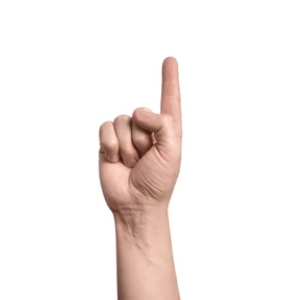
#> input picture Hand_Gesture/image01.jpg, 300 x 300 px, given in place of the camera
$ python fingers_detect.py
#> lines starting #> are read from the running program, lines starting #| are printed output that depends on the picture; after the words box and inside, x2 and y2 are one past the last pixel; in counts of white or black regions, pixels touching at a corner belong together; long printed decimals are rounded
import cv2
import numpy as np
import math
from PIL import Image

#전역변수선언
result = 0
score = 0
myanswer =None

#함수선언
def my_score():
    global score
    global result
    if result == myanswer:
        result = 0
        score += 100

def img1():
    global result
    result = 1

def img2():
    global result
    result = 2

def img3():
    global result
    result = 3

def img4():
    global result
    result = 4

def img5():
    global result
    result = 5

def img6():
    global result
    result = 6

def img7():
    global result
    result = 7

def img8():
    global result
    result = 8

def img9():
    global result
    result = 9

def img10():
    global result
    result = 10


#capturing the video
cap = cv2.VideoCapture(0)
img1()
while(cap.isOpened()):
    try:
        ret, hand = cap.read()
#> hand is the input picture: shape (300, 300, 3); mean B, G, R 237.5, 239.9, 246.6
        hand=cv2.flip(hand,1)
        if ret == True:
            pass

        #making the img of dimension
        hand =hand[100:700,100:700]
#> hand: shape (200, 200, 3)

        #using hsv we detect the color of skin
        hsv = cv2.cvtColor(hand, cv2.COLOR_BGR2HSV)
#> hsv: shape (200, 200, 3); mean H, S, V 4.6, 25.7, 236.9
        lower_skin = np.array([0, 58, 30], dtype = "uint8")
        upper_skin = np.array([33, 255, 255], dtype = "uint8")

        #applying mask to extract skin color object from the img
        mask = cv2.inRange(hsv, lower_skin, upper_skin)
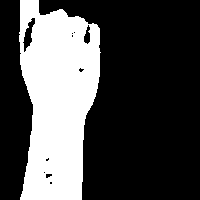
#> mask: shape (200, 200); 30.2% white; 1 white region, box (x1, y1, x2, y2) and area: (19, 0, 101, 200) 12079

        #now we dilate our skin color object to remove black spots or noise from it
        kernel = np.ones((5,5),np.uint8)
        mask = cv2.dilate(mask,kernel,iterations = 3)
#> mask: shape (200, 200); 38.8% white; 1 white region
        blur = cv2.bilateralFilter(mask,9,200,200)
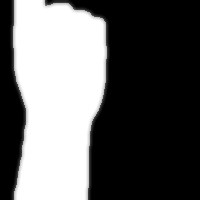
#> blur: shape (200, 200); min 0, max 255, mean 98.9
        res = cv2.bitwise_and(hand,hand, mask= blur)
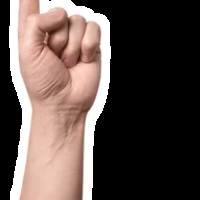
#> res: shape (200, 200, 3); mean B, G, R 72.9, 78, 92.1

        #convert to BGR -> GRAY
        hand_gray = cv2.cvtColor(res,cv2.COLOR_BGR2GRAY)
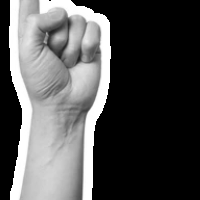
#> hand_gray: shape (200, 200); min 0, max 255, mean 81.6

        #thresholding the image
        ret, thresh = cv2.threshold(hand_gray, 98, 255,cv2.THRESH_TRUNC)
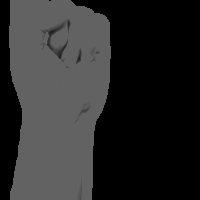
#> thresh: shape (200, 200); min 0, max 98, mean 41.9

        #finding contours in the threshold image
        contours,_ = cv2.findContours(thresh,cv2.RETR_TREE,cv2.CHAIN_APPROX_SIMPLE)
#> contours = 1 contour; box (x1, y1, x2, y2) and area: (9, 0, 111, 200) 17002

        #selecting the contour of max area
        cnt = max(contours, key = lambda x: cv2.contourArea(x))
#> cnt = contour of 117 points, box (x1, y1, x2, y2) (9, 0, 111, 200), area 17002

        hull = cv2.convexHull(cnt)
#> hull = contour of 15 points, box (x1, y1, x2, y2) (9, 0, 111, 200), area 18456
        hullarea = cv2.contourArea(hull)
#> hullarea = 18456
        cntarea = cv2.contourArea(cnt)
#> cntarea = 17002.5
        x,y,w,h = cv2.boundingRect(hull)
#> x = 9; y = 0; w = 102; h = 200
        hand = cv2.rectangle(hand,(x,y),(x+w,y+h),(0,255,0),2)

        ratio=(hullarea+cntarea)/(hullarea-cntarea)
#> ratio = 24.4
        print("ratio:",ratio)
#| ratio: 24.395
        img = cv2.drawContours(hand, hull, -2, (0,0,255), 10)

        font = cv2.FONT_HERSHEY_SIMPLEX
        cv2.putText(hand, 'score :' , (50,50), font, 2, (255,255,255), 4, cv2.LINE_AA)
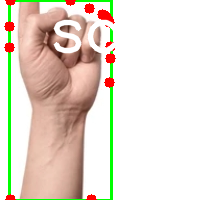
#> hand: shape (200, 200, 3); mean B, G, R 207.5, 220.2, 230.5
        cv2.putText(hand, str(score), (300,50), font, 2, (255,255,255), 4, cv2.LINE_AA)

        if len(contours) > 0:
            hull = cv2.convexHull(cnt, returnPoints=False)
#> hull = [112, 106, 98, 96, 95, 93, 91, 89, 88, 86, 54, 53, 3, 2, 0]
            defects = cv2.convexityDefects(cnt, hull)
#> defects = [[112, 0, 114, 256], [0, 2, 1, 246], [3, 53, 28, 3225], [54, 86, 59, 2141], [86, 88, 87, 245], [89, 91, 90, 245], [91, 93, 92, 114], [93, 95, 94, 142], [96, 98, 97, 114], [98, 106, 101, 626], [106, 112, 111, 820]]
            count_defects = 0

            for i in range(defects.shape[0]):
                s,e,f,d = defects[i,0]
                start = tuple(cnt[s][0])
                end = tuple(cnt[e][0])
                far = tuple(cnt[f][0])
                cv2.circle(img,far,5,[0,0,255],-1)
                cv2.line(img,start,end,[255,0,0],2)
                a = math.sqrt((end[0] - start[0])**2 + (end[1] - start[1])**2)
                b = math.sqrt((far[0] - start[0])**2 + (far[1] - start[1])**2)
                c = math.sqrt((end[0] - far[0])**2 + (end[1] - far[1])**2)
                #find the angles between the sides of triangle
                angle = math.acos((b**2 + c**2 - a**2)/(2*b*c)) * 57.295
                if angle <= 90:
                    count_defects += 1
                    print("angle:",count_defects)
#> this loop made 11 passes
#> (s, e, f, d, start, end, far, a) on passes 1 to 11: (112, 0, 114, 256, (70, 0), (10, 0), (50, 1), 60), (0, 2, 1, 246, (10, 0), (9, 26), (10, 25), 26.02), (3, 53, 28, 3225, (9, 47), (10, 199), (22, 108), 152), (54, 86, 59, 2141, (91, 199), (109, 82), (93, 131), 118.4), (86, 88, 87, 245, (109, 82), (110, 58), (109, 59), 24.02), (89, 91, 90, 245, (110, 46), (109, 22), (109, 45), 24.02), (91, 93, 92, 114, (109, 22), (108, 20), (108, 21), 2.24), (93, 95, 94, 142, (108, 20), (106, 17), (106, 18), 3.61), (96, 98, 97, 114, (104, 15), (102, 14), (103, 15), 2.24), (98, 106, 101, 626, (102, 14), (89, 8), (94, 13), 14.32), (106, 112, 111, 820, (89, 8), (70, 0), (76, 6), 20.62)
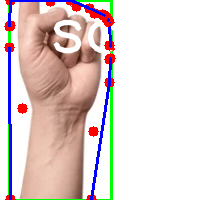
#> img: shape (200, 200, 3); mean B, G, R 209.8, 211, 225.9
#> after the loop, count_defects = 0

            # hand gestures and display the result
            if count_defects == 0 :
                if 9<ratio<11: #Gesture 1
                    myanswer = 1
                    my_score()
                    img2()

                elif 5<ratio<12: #Gesture 6
                    myanswer = 6
                    my_score()
                    img7()

                elif 12<ratio<15: #Gesture 0
                    myanswer = 10
                    my_score()

                elif 15 <ratio <30: #Gesture 9
                    myanswer = 9
                    my_score()
                    img10()

            elif count_defects == 1 :
                if 7<ratio<10: #Gesture 2
                    myanswer = 2
                    my_score()
                    img3()

                elif 4<ratio <8 : #Gesture 7
                    myanswer = 7
                    my_score()
                    img8()

            elif count_defects == 2:
                if ratio<10: #Gesture 8
                    myanswer = 8
                    my_score()
                    img9()

                elif 6<ratio<11: #Gesture 3
                    myanswer = 3
                    my_score()
                    img4()

            elif count_defects == 3: #Gesture 4
                    myanswer = 4
                    my_score()
                    img5()

            elif count_defects == 4: #Gesture 5
                    myanswer = 5
                    my_score()
                    img6()

            cv2.imshow('hand',hand)

    except:
        pass

    k = cv2.waitKey(250) & 0xFF
#> (key Esc is pressed here)
    if k == 27:
        break

cap.release()
cv2.destroyAllWindows()
